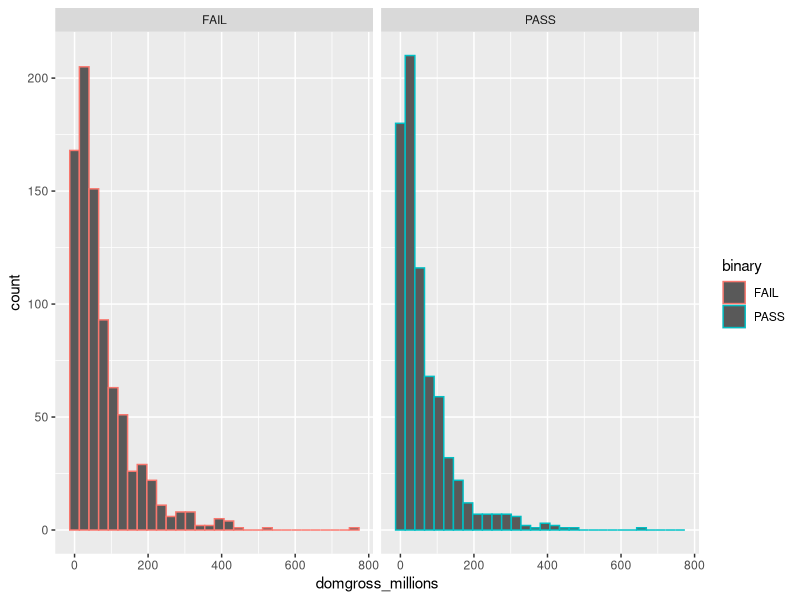
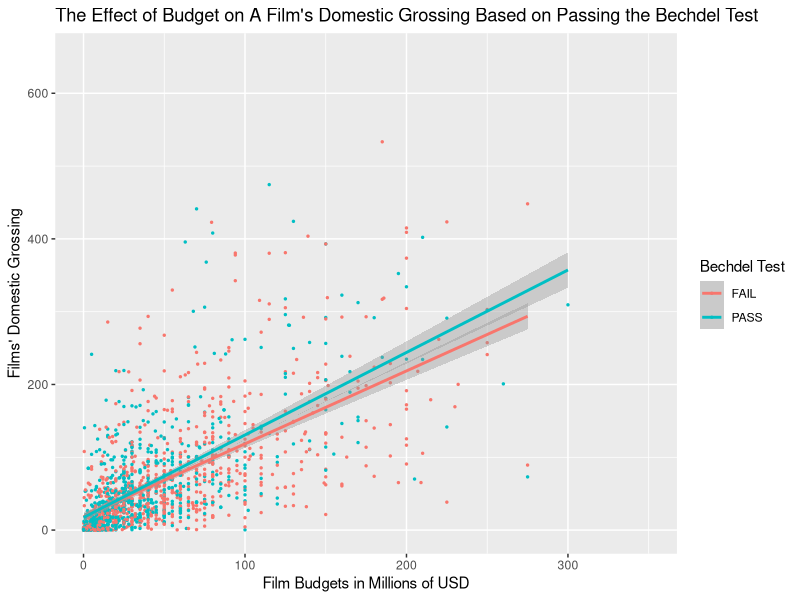

Write R code to recreate these figures, in order.
## ---- chunk 1
library(tidyverse)
bechdel<- read.csv("bechdel_data.csv")
bechdel <- bechdel |>
  mutate(budget = as.numeric(budget),
         domgross = as.numeric(domgross)) |>
  mutate(budget_millions = budget/1000000, 
         domgross_millions = domgross/1000000)|>
  drop_na()
## ---- chunk 2
library(ggplot2)
domgross_scatter <- bechdel |>
  ggplot(bechdel, mapping = aes(x = domgross_millions, color = binary)) + geom_histogram() + facet_wrap(~ binary)
domgross_scatter
## ---- chunk 3
library(ggplot2)
bechdel_scatterplot <- bechdel |>
  ggplot(bechdel, mapping = aes(x = budget_millions, y = domgross_millions, color = binary)) + 
  geom_point(size = 0.5) + xlim(0, 350) +ylim(0, 650) + 
  geom_smooth(method = lm) + 
  labs(
    x = "Film Budgets in Millions of USD", 
    y = "Films' Domestic Grossing", 
    title = "The Effect of Budget on A Film's Domestic Grossing Based on Passing the Bechdel Test", 
    color = "Bechdel Test")
bechdel_scatterplot
## ---- chunk 4
library(broom)
m.lm <- lm(domgross_millions ~ binary +
           budget_millions + year, 
           data = bechdel)
broom::tidy(m.lm) |>
  select(term, estimate, p.value) |>
  knitr::kable(digits = 3)
